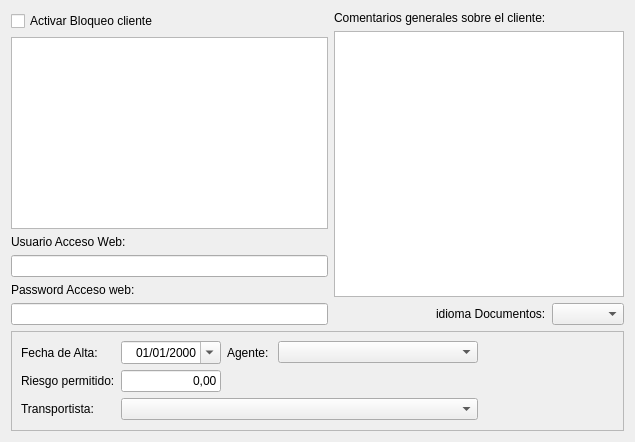
         <widget class="QWidget" name="tab_coments">
          <property name="styleSheet">
           <string notr="true"/>
          </property>
          <attribute name="title">
           <string>Comentarios y Otros</string>
          </attribute>
          <layout class="QGridLayout" name="gridLayout_18">
           <item row="3" column="0" colspan="4">
            <widget class="QFrame" name="frame_5">
             <property name="minimumSize">
              <size>
               <width>0</width>
               <height>100</height>
              </size>
             </property>
             <property name="frameShape">
              <enum>QFrame::Shape::StyledPanel</enum>
             </property>
             <property name="frameShadow">
              <enum>QFrame::Shadow::Raised</enum>
             </property>
             <layout class="QGridLayout" name="gridLayout_9">
              <item row="0" column="0">
               <layout class="QGridLayout" name="gridLayout_8">
                <item row="1" column="0">
                 <widget class="QLabel" name="label_35">
                  <property name="text">
                   <string>Riesgo permitido:</string>
                  </property>
                 </widget>
                </item>
                <item row="0" column="2">
                 <widget class="QDateEdit" name="txtfecha_alta">
                  <property name="maximumSize">
                   <size>
                    <width>100</width>
                    <height>16777215</height>
                   </size>
                  </property>
                  <property name="alignment">
                   <set>Qt::AlignmentFlag::AlignRight|Qt::AlignmentFlag::AlignTrailing|Qt::AlignmentFlag::AlignVCenter</set>
                  </property>
                  <property name="displayFormat">
                   <string>dd/MM/yyyy</string>
                  </property>
                  <property name="calendarPopup">
                   <bool>true</bool>
                  </property>
                 </widget>
                </item>
                <item row="1" column="2">
                 <widget class="QLineEdit" name="txtrRiesgoPermitido">
                  <property name="enabled">
                   <bool>true</bool>
                  </property>
                  <property name="maximumSize">
                   <size>
                    <width>100</width>
                    <height>16777215</height>
                   </size>
                  </property>
                  <property name="text">
                   <string>0,00</string>
                  </property>
                  <property name="alignment">
                   <set>Qt::AlignmentFlag::AlignRight|Qt::AlignmentFlag::AlignTrailing|Qt::AlignmentFlag::AlignVCenter</set>
                  </property>
                 </widget>
                </item>
                <item row="0" column="0">
                 <widget class="QLabel" name="label_34">
                  <property name="text">
                   <string>Fecha de Alta:</string>
                  </property>
                 </widget>
                </item>
                <item row="0" column="4" colspan="2">
                 <widget class="QComboBox" name="cboagente">
                  <property name="minimumSize">
                   <size>
                    <width>200</width>
                    <height>0</height>
                   </size>
                  </property>
                 </widget>
                </item>
                <item row="2" column="0">
                 <widget class="QLabel" name="label_62">
                  <property name="text">
                   <string>Transportista:</string>
                  </property>
                 </widget>
                </item>
                <item row="0" column="3">
                 <widget class="QLabel" name="label_63">
                  <property name="text">
                   <string>Agente: </string>
                  </property>
                 </widget>
                </item>
                <item row="2" column="2" colspan="4">
                 <widget class="QComboBox" name="cbotransportista"/>
                </item>
               </layout>
              </item>
              <item row="0" column="1">
               <spacer name="horizontalSpacer_6">
                <property name="orientation">
                 <enum>Qt::Orientation::Horizontal</enum>
                </property>
                <property name="sizeHint" stdset="0">
                 <size>
                  <width>40</width>
                  <height>20</height>
                 </size>
                </property>
               </spacer>
              </item>
             </layout>
            </widget>
           </item>
           <item row="0" column="0" rowspan="3">
            <layout class="QVBoxLayout" name="verticalLayout_6">
             <item>
              <widget class="QCheckBox" name="chklBloqueoCliente">
               <property name="text">
                <string>Activar Bloqueo cliente</string>
               </property>
              </widget>
             </item>
             <item>
              <widget class="QTextEdit" name="txtcomentario_bloqueo">
               <property name="enabled">
                <bool>true</bool>
               </property>
               <property name="undoRedoEnabled">
                <bool>true</bool>
               </property>
               <property name="readOnly">
                <bool>true</bool>
               </property>
              </widget>
             </item>
             <item>
              <widget class="QLabel" name="label_43">
               <property name="text">
                <string>Usuario Acceso Web:</string>
               </property>
              </widget>
             </item>
             <item>
              <widget class="QLineEdit" name="txtacceso_web"/>
             </item>
             <item>
              <widget class="QLabel" name="label_44">
               <property name="text">
                <string>Password Acceso web:</string>
               </property>
              </widget>
             </item>
             <item>
              <widget class="QLineEdit" name="txtpassword_web"/>
             </item>
            </layout>
           </item>
           <item row="0" column="1" colspan="2">
            <widget class="QLabel" name="label_82">
             <property name="maximumSize">
              <size>
               <width>16777215</width>
               <height>21</height>
              </size>
             </property>
             <property name="text">
              <string>Comentarios generales sobre el cliente:</string>
             </property>
            </widget>
           </item>
           <item row="2" column="3">
            <widget class="QComboBox" name="cboidiomaDocumentos"/>
           </item>
           <item row="2" column="2">
            <widget class="QLabel" name="label_9">
             <property name="text">
              <string>idioma Documentos:</string>
             </property>
            </widget>
           </item>
           <item row="1" column="1" colspan="3">
            <widget class="QTextEdit" name="txtcomentarios"/>
           </item>
          </layout>
         </widget>
